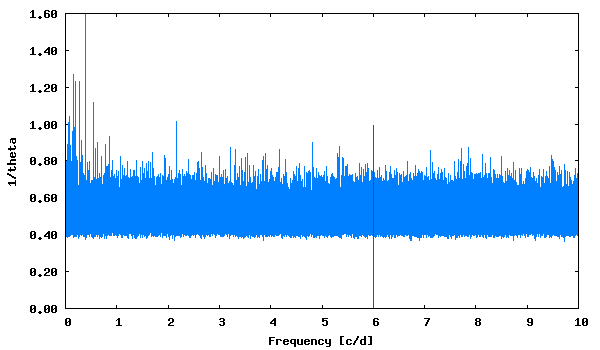

Recreate this plot in gnuplot.
set term png size 600,350 medium
set colors classic
set output "phase_lc_5.lk.png"
set xlabel "Frequency [c/d]"
set ylabel "1/theta"
set format y "%5.2f"
plot [] "lk.periodogram" using 1:2 with lines linecolor 3 title "", "<echo '6.005544  0.99'" with impulses linecolor 1 title ""
 
